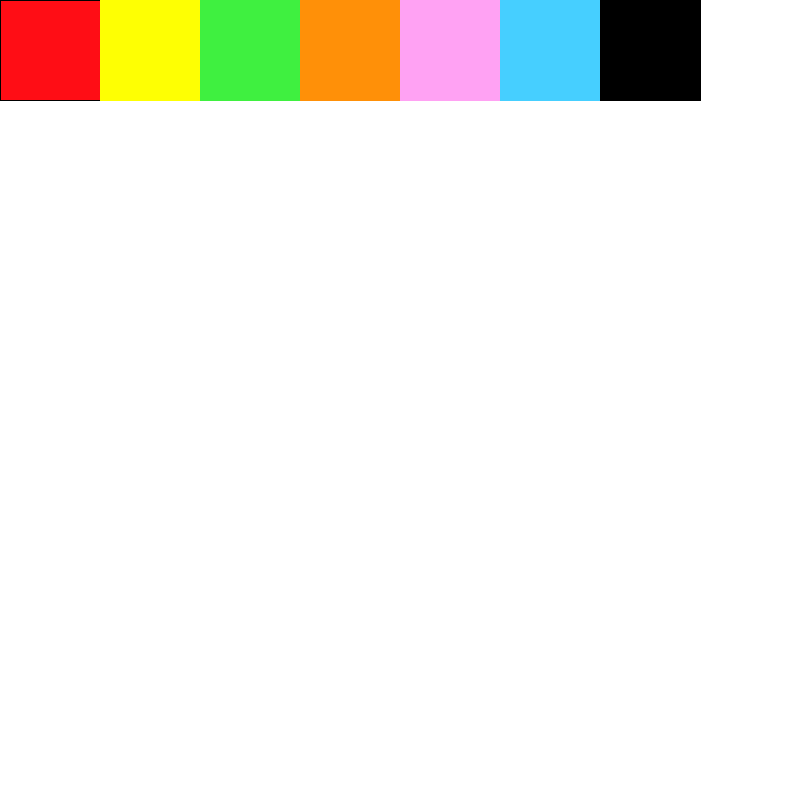
Frame 1 (no input)
Frame 60 (the mouse pressed at the canvas centre just before this capture): identical to frame 1, image omitted
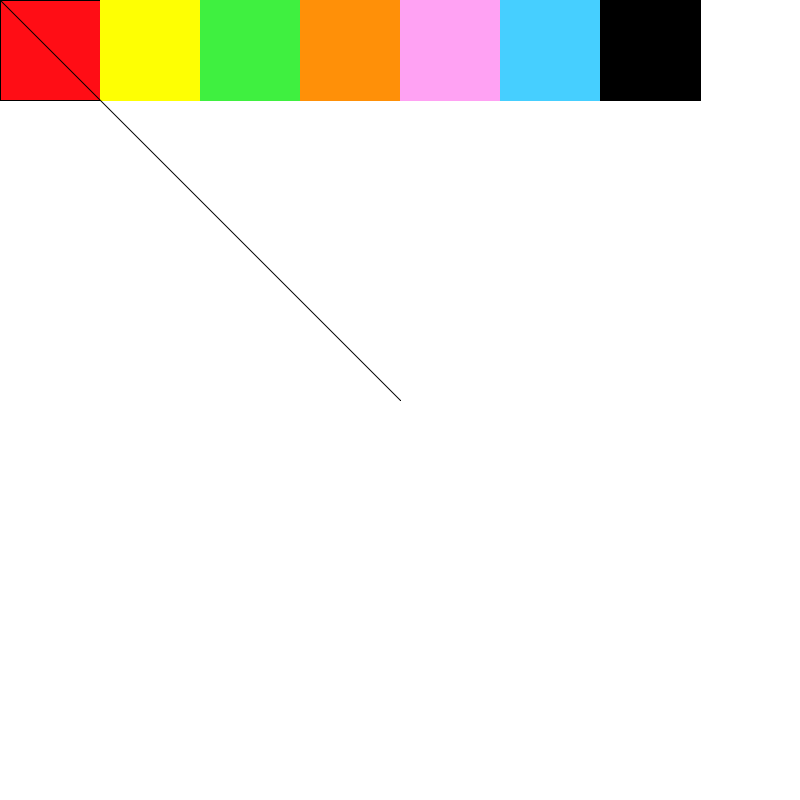
Frame 120 (the mouse held since frame 60 and released just before this capture)

The Processing sketch that drew these frames (run headless with seeded random() and noise(); from frame 60 on, the mouse is pressed at the canvas centre):

// Processing sketch: processing_168015
// ── processing_168015.pde

float r;
float g;
float b;

void setup()
{
size (800,800);
background(#FFFFFF);


fill(#FF0D15);
  rect(0,0,100,100);
  
  
 fill(#FEFF03);
  stroke(#FEFF03);
  rect(100,0,100,100);
  
   fill(#3FF040);
  stroke(#3FF040);
  rect(200,0,100,100);
  
  fill(#FF9008);
  stroke(#FF9008);
  rect(300,0,100,100);
  
    fill(#FFA2F3);
  stroke(#FFA2F3);
  rect(400,0,100,100);
  
   fill(#46CFFF);
  stroke(#46CFFF);
  rect(500,0,100,100);
  
   fill(r,g,b);
  stroke(r,g,b);
  r=random(135);
  g=random(12);
  b=random(237);
  rect(600,0,100,100);
  

}

void draw()
{
  
if(mousePressed){
   line(mouseX,mouseY,pmouseX,pmouseY);
  }
  
  if(mouseX>0 && mouseX<100 && mouseY>0 && mouseY<100)
  {
    stroke(255,0,0);
  }
  
   if(mouseX>100 && mouseX<200 && mouseY>0 && mouseY<100)
  {
    stroke(#FEFF03);
  }
  
   if(mouseX>200 && mouseX<300 && mouseY>0 && mouseY<100)
  {
    stroke(#3FF040);
  }
  
   if(mouseX>300 && mouseX<400 && mouseY>0 && mouseY<100)
  {
    stroke(#FF9008);
  }
  
    
   if(mouseX>400 && mouseX<500 && mouseY>0 && mouseY<100)
  {
    stroke(#FFA2F3);
  }
  
   if(mouseX>500 && mouseX<600 && mouseY>0 && mouseY<100)
  {
    stroke(#46CFFF);   
  }
  
   if(mouseX>600 && mouseX<700 && mouseY>0 && mouseY<100)
  {
    stroke(r,g,b); 
   r=random(135);
  g=random(12);
  b=random(237);  
  }
}
